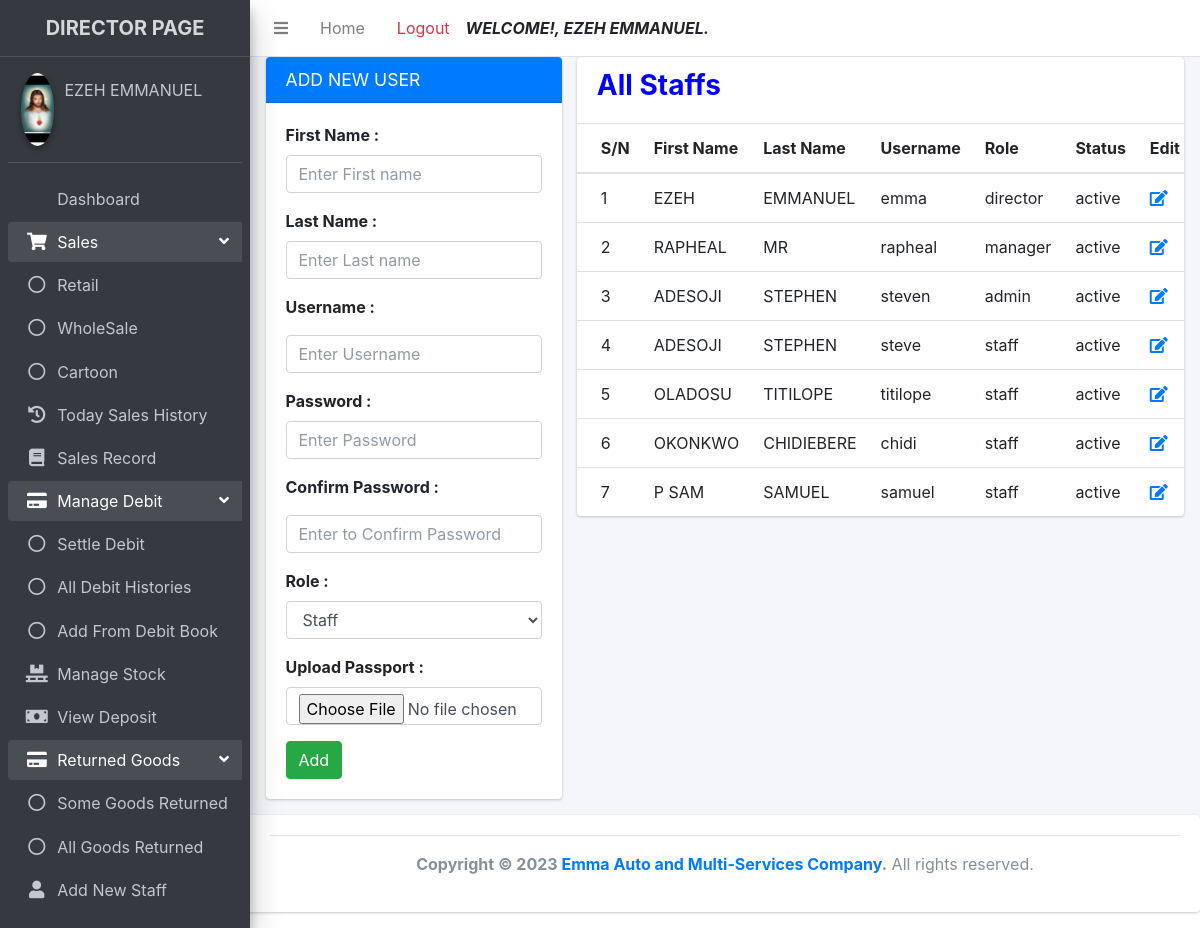
The page /director/add_new_user.php (signed in) on the database its author committed.
### tables this page shows
CREATE TABLE `registered` (
  `id` int(11) NOT NULL AUTO_INCREMENT,
  `firstname` varchar(255) NOT NULL,
  `lastname` varchar(255) NOT NULL,
  `username` varchar(255) NOT NULL,
  `password` varchar(255) NOT NULL,
  `role` varchar(10) NOT NULL,
  `passport` varchar(255) NOT NULL,
  `status` varchar(10) NOT NULL,
  `date_registered` timestamp NOT NULL DEFAULT current_timestamp(),
  PRIMARY KEY (`id`)
);

### director/add_new_user.php (the view, shortened to what this page needs)
<?php
include "includes/header.php";
include "includes/navbar.php";
include "includes/sidebar.php";
?>
<section class="content">
  <div class="container-fluid">
    <div class="row">
      <div class="col-md-4">
        <div class="card card-primary">
          <div class="card-header">
            <h3 class="card-title text-white">ADD NEW USER</h3>
          </div>
          <div class="card-body">
            <form action="" method="post" enctype="multipart/form-data">
              <div class="form-group">
                <label class="control-label">First Name :</label>
                <div class="controls">
                  <input type="text" class="form-control" name="firstname" placeholder="Enter First name" Required />
                </div>
              </div>
              <div class="form-group">
                <label class="control-label">Last Name :</label>
                <div class="controls">
                  <input type="text" class="form-control" name="lastname" placeholder="Enter Last name" Required />
                </div>
              </div>
              <div class="form-group">
                <label class="control-label">Username :</label>
                <div class="controls">
                  <input type="text" class="form-control" onkeyup="checkUsername(this.value)" name="username" placeholder="Enter Username" Required />
                </div>
              </div>
              <div class="form-group">
                <label class="control-label">Password :</label>
                <div class="controls">
                  <input type="password" id="password" name="password" class="form-control" placeholder="Enter Password" Required />
                </div>
              </div>
              <div class="form-group">
                <label class="control-label">Confirm Password :</label>
                <div class="controls">
                  <input type="password" name="cpassword" class="form-control" onkeyup="confirmPassword(this.value,getElementById('password').value)" placeholder="Enter to Confirm Password" Required />
                </div>
              </div>
              <div class="form-group">
                <label class="control-label">Role :</label>
                <div class="controls">
                  <select class="form-control" name="role" id="">
                    <option value="staff">Staff</option>
                  </select>
                </div>
              </div>
              <div class="form-group">
                <label class="control-label">Upload Passport :</label>
                <div class="controls">
                  <input type="file" id="passport" name="passport" class="form-control"/>
                </div>
              </div>
              <div class="form-actions">
                <input type="submit" name="add" class="btn btn-success" value="Add">
              </div>
            </form>
          </div>
        </div>
      </div>
      <div class="col-md-8">
        <div class="card">
          <div class="card-header">
            <h3 class="">All Staffs</h3>
          </div>
          <div class="card-body table-responsive p-0">
            <table class="table table-hover text-nowrap">
              <thead>
                <thead>
                  <tr>
                    <th>S/N</th>
                    <th>First Name</th>
                    <th>Last Name</th>
                    <th>Username</th>
                    <th>Role</th>
                    <th>Status</th>
                    <th>Edit</th>
                  </tr>
                </thead>
              <tbody>
                <?php
                $id = 0;
                $user = new Model();
                $select = $user->showUser();
                while ($row = mysqli_fetch_array($select)) { ?>
                  <tr>
                    <td><?php echo ++$id ?></td>
                    <td><?php echo $row['firstname'] ?></td>
                    <td><?php echo $row['lastname'] ?></td>
                    <td><?php echo $row['username'] ?></td>
                    <td><?php echo $row['role'] ?></td>
                    <td><?php echo $row['status'] ?></td>
                    <td><a data-toggle="tooltip" title="Change Users Details" href="edit_user.php?id=<?php echo $row['id'] ?>"><i class="fa fa-edit"></a></td>
              <?php }?>
              </tbody>
            </table>
          </div>
        </div>
      </div>
    </div>
  </div>
</section>
<?php
include "includes/footer.php";
?>

### director/includes/sidebar.php (shortened to what this page needs)
<aside class="main-sidebar sidebar-dark-primary elevation-4">
  <a href="#" class="brand-link text-center">
    <span class="brand-text font-weight-bold">DIRECTOR PAGE</span>
  </a>
  <div class="sidebar">
    <div class="user-panel mt-3 pb-3 mb-3 d-flex">
      <div class="image">
        <img src="<?php $mod = new Model; $mod->displayPassport();?>" class="img-circle elevation-2">
      </div>
      <div class="info">
        <a href="#" class="d-block"><?php echo $_SESSION["directorfullname"]?></a>
      </div>
    </div>
    <nav class="mt-2">
      <ul class="nav nav-pills nav-sidebar flex-column" data-widget="treeview" role="menu" data-accordion="false">
        <li class="nav-item">
          <a href="dashboard.php" class="nav-link <?php if ($_SERVER['PHP_SELF'] == '/emma_auto_investment/director/dashboard.php'){ echo "active"; } ?> ">
             <p>
                Dashboard
            </p>
         </a>
       </li>
       <li class="nav-item has-treeview menu-open">
          <a href="#" class="nav-link <?php if (($_SERVER['PHP_SELF'] == '/emma_auto_investment/director/retail.php') OR ($_SERVER['PHP_SELF'] == '/emma_auto_investment/director/wholesale.php') OR ($_SERVER['PHP_SELF'] == '/emma_auto_investment/director/carton.php')){ echo "active"; } ?>">
            <i class="nav-icon fas fa-shopping-cart"></i>
            <p>
              Sales
              <i class="right fas fa-angle-left"></i>
            </p>
          </a>
          <ul class="nav nav-treeview">
            <li class="nav-item">
              <a href="retail.php" class="nav-link  <?php if ($_SERVER['PHP_SELF'] == '/emma_auto_investment/director/retail.php'){ echo "active"; } ?>">
                <i class="far fa-circle nav-icon"></i>
                <p>Retail</p>
              </a>
            </li>
            <li class="nav-item">
              <a href="wholesales.php" class="nav-link  <?php if ($_SERVER['PHP_SELF'] == '/emma_auto_investment/director/wholesales.php'){ echo "active"; } ?>">
                <i class="far fa-circle nav-icon"></i>
                <p>WholeSale</p>
              </a>
            </li>
            <li class="nav-item">
              <a href="cartoon.php" class="nav-link  <?php if ($_SERVER['PHP_SELF'] == '/emma_auto_investment/director/cartoon.php'){ echo "active"; } ?>">
                <i class="far fa-circle nav-icon"></i>
                <p>Cartoon</p>
              </a>
            </li>
          </ul>
        </li>
       <li class="nav-item">
          <a href="sales_history.php" class="nav-link <?php if ($_SERVER['PHP_SELF'] == '/emma_auto_investment/director/sales_history.php'){ echo "active"; } ?>">
            <i class="nav-icon fa fa-history"></i>
             <p>
               Today Sales History
            </p>
         </a>
     </li>
     <li class="nav-item">
          <a href="search_record.php" class="nav-link <?php if ($_SERVER['PHP_SELF'] == '/emma_auto_investment/director/search_record.php'){ echo "active"; } ?>">
            <i class="nav-icon fa fa-book"></i>
             <p>
                Sales Record
            </p>
         </a>
     </li>
     <li class="nav-item has-treeview menu-open">
          <a href="#" class="nav-link <?php if (($_SERVER['PHP_SELF'] == '/emma_auto_investment/director/settle_debit.php') OR ($_SERVER['PHP_SELF'] == '/emma_auto_investment/director/debit_history.php') OR ($_SERVER['PHP_SELF'] == '/emma_auto_investment/director/debit_book.php')){ echo "active"; } ?>">
            <i class="nav-icon fa fa-credit-card"></i>
            <p>
              Manage Debit
              <i class="right fas fa-angle-left"></i>
            </p>
          </a>
          <ul class="nav nav-treeview">
            <li class="nav-item">
              <a href="settle_debit.php" class="nav-link  <?php if ($_SERVER['PHP_SELF'] == '/emma_auto_investment/director/settle_debit.php'){ echo "active"; } ?>">
                <i class="far fa-circle nav-icon"></i>
                <p>Settle Debit</p>
              </a>
            </li>
            <li class="nav-item">
              <a href="debit_history.php" class="nav-link  <?php if ($_SERVER['PHP_SELF'] == '/emma_auto_investment/director/debit_history.php'){ echo "active"; } ?>">
                <i class="far fa-circle nav-icon"></i>
                <p>All Debit Histories</p>
              </a>
            </li>
            <li class="nav-item">
              <a href="debit_book.php" class="nav-link  <?php if ($_SERVER['PHP_SELF'] == '/emma_auto_investment/director/debit_book.php'){ echo "active"; } ?>">
                <i class="far fa-circle nav-icon"></i>
                <p>Add From Debit Book</p>
              </a>
            </li>
          </ul>
        </li>
       <li class="nav-item">
          <a href="stock.php" class="nav-link <?php if ($_SERVER['PHP_SELF'] == '/emma_auto_investment/director/stock.php'){ echo "active"; } ?>">
            <i class="nav-icon fa fa-pallet"></i>
             <p>
                Manage Stock
            </p>
         </a>
       </li>
       <li class="nav-item">
          <a href="show_deposit.php" class="nav-link <?php if ($_SERVER['PHP_SELF'] == '/emma_auto_investment/director/show_deposit.php'){ echo "active"; } ?>">
            <i class="nav-icon fa fa-money-bill"></i>
             <p>
                View Deposit
            </p>
         </a>
       </li>
       <li class="nav-item has-treeview menu-open">
          <a href="#" class="nav-link <?php if (($_SERVER['PHP_SELF'] == '/emma_auto_investment/director/return_goods.php') OR ($_SERVER['PHP_SELF'] == '/emma_auto_investment/director/return_each_goods.php')){ echo "active"; } ?>">
            <i class="nav-icon fa fa-credit-card"></i>
            <p>
            Returned Goods
              <i class="right fas fa-angle-left"></i>
            </p>
          </a>
          <ul class="nav nav-treeview">
          <li class="nav-item">
              <a href="return_each_goods.php" class="nav-link  <?php if ($_SERVER['PHP_SELF'] == '/emma_auto_investment/director/return_each_goods.php'){ echo "active"; } ?>">
                <i class="far fa-circle nav-icon"></i>
                <p>Some Goods Returned</p>
              </a>
            </li>
            <li class="nav-item">
              <a href="return_goods.php" class="nav-link  <?php if ($_SERVER['PHP_SELF'] == '/emma_auto_investment/director/return_goods.php'){ echo "active"; } ?>">
                <i class="far fa-circle nav-icon"></i>
                <p>All Goods Returned</p>
              </a>
            </li>
          </ul>
        </li>
        <li class="nav-item">
          <a href="add_new_user.php" class="nav-link <?php if ($_SERVER['PHP_SELF'] == '/emma_auto_investment/director/add_new_user.php'){ echo "active"; } ?>">
            <i class="nav-icon fas fa-user"></i>
             <p>
             Add New Staff
            </p>
         </a>
       </li>
       <li class="nav-item">
          <a href="add_new_product.php" class="nav-link  <?php if ($_SERVER['PHP_SELF'] == '/emma_auto_investment/director/add_new_product.php'){ echo "active"; } ?>">
         </a>
       </li>
      </ul>
    </nav>
  </div>
</aside>
<div class="content-wrapper">

### director/includes/header.php (style rules this page uses)
h3 { color:blue; font-weight:bolder; }

### rows shown on the page
registered: passport (picture), firstname "EZEH", lastname "EMMANUEL", username "emma", role "director", status "active"
registered: firstname "RAPHEAL", lastname "MR", username "rapheal", role "manager", status "active"
registered: firstname "ADESOJI", lastname "STEPHEN", username "steven", role "admin", status "active"
registered: firstname "ADESOJI", lastname "STEPHEN", username "steve", role "staff", status "active"
registered: firstname "OLADOSU", lastname "TITILOPE", username "titilope", role "staff", status "active"
registered: firstname "OKONKWO", lastname "CHIDIEBERE", username "chidi", role "staff", status "active"
registered: firstname "P SAM", lastname "SAMUEL", username "samuel", role "staff", status "active"

### other values the page prints
$_SESSION["directorfullname"] "EZEH EMMANUEL"
